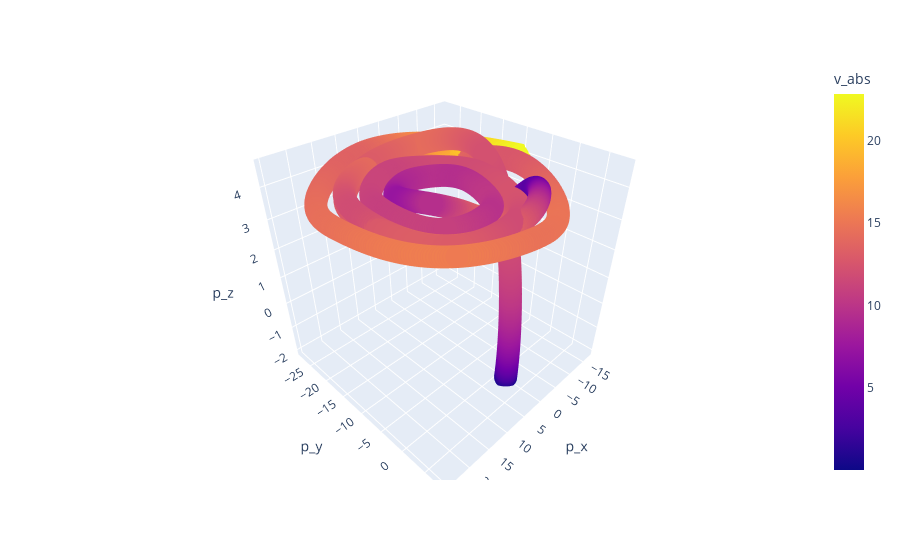
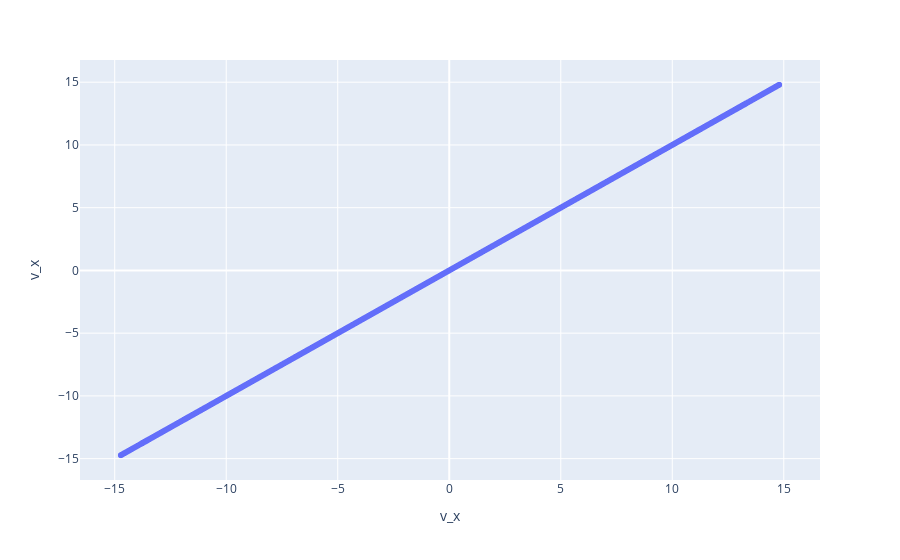

Source (notebook cell) for these figures, in order:
### Markdown cell above
Sebesség

### Code cell
# Velocity

df["v_x"] = (df["p_x"]-df["p_x"].shift(1))/(df["t"]-df["t"].shift(1))
df["v_y"] = (df["p_y"]-df["p_y"].shift(1))/(df["t"]-df["t"].shift(1))
df["v_z"] = (df["p_z"]-df["p_z"].shift(1))/(df["t"]-df["t"].shift(1))
df["v_abs"] = np.sqrt(df["v_x"].values**2 +
                      df["v_y"].values**2+df["v_z"].values**2)
df


fig = px.scatter_3d(df.iloc[1:, :], x='p_x', y='p_y', z='p_z', color="v_abs")
fig.show()

fig = px.scatter(df.iloc[1:, :], x='v_x', y='v_x')
fig.show()

### Figure 1 — Plotly figure (JSON) as saved in the notebook; plotly's stock layout.template omitted (floating-point values rounded to 4 significant figures; data arrays with more than 128 entries replaced by an {"elided": "..."} marker saying what was removed)
{"data": [{"hovertemplate": "p_x=%{x}<br>p_y=%{y}<br>p_z=%{z}<br>v_abs=%{marker.color}<extra></extra>", "legendgroup": "", "marker": {"color": {"elided": "3780 float values"}, "coloraxis": "coloraxis", "symbol": "circle"}, "mode": "markers", "name": "", "scene": "scene", "showlegend": false, "type": "scatter3d", "x": {"elided": "3780 float values"}, "y": {"elided": "3780 float values"}, "z": {"elided": "3780 float values"}}], "layout": {"coloraxis": {"colorbar": {"title": {"text": "v_abs"}}, "colorscale": [[0, "#0d0887"], [0.1111, "#46039f"], [0.2222, "#7201a8"], [0.3333, "#9c179e"], [0.4444, "#bd3786"], [0.5556, "#d8576b"], [0.6667, "#ed7953"], [0.7778, "#fb9f3a"], [0.8889, "#fdca26"], [1, "#f0f921"]]}, "legend": {"tracegroupgap": 0}, "margin": {"t": 60}, "scene": {"domain": {"x": [0, 1], "y": [0, 1]}, "xaxis": {"title": {"text": "p_x"}}, "yaxis": {"title": {"text": "p_y"}}, "zaxis": {"title": {"text": "p_z"}}}}}

### Figure 2 — Plotly figure (JSON) as saved in the notebook; plotly's stock layout.template omitted (floating-point values rounded to 4 significant figures; data arrays with more than 128 entries replaced by an {"elided": "..."} marker saying what was removed)
{"data": [{"hovertemplate": "v_x=%{y}<extra></extra>", "legendgroup": "", "marker": {"color": "#636efa", "symbol": "circle"}, "mode": "markers", "name": "", "showlegend": false, "type": "scattergl", "x": {"elided": "3780 float values"}, "xaxis": "x", "y": {"elided": "3780 float values"}, "yaxis": "y"}], "layout": {"legend": {"tracegroupgap": 0}, "margin": {"t": 60}, "xaxis": {"anchor": "y", "domain": [0, 1], "title": {"text": "v_x"}}, "yaxis": {"anchor": "x", "domain": [0, 1], "title": {"text": "v_x"}}}}
